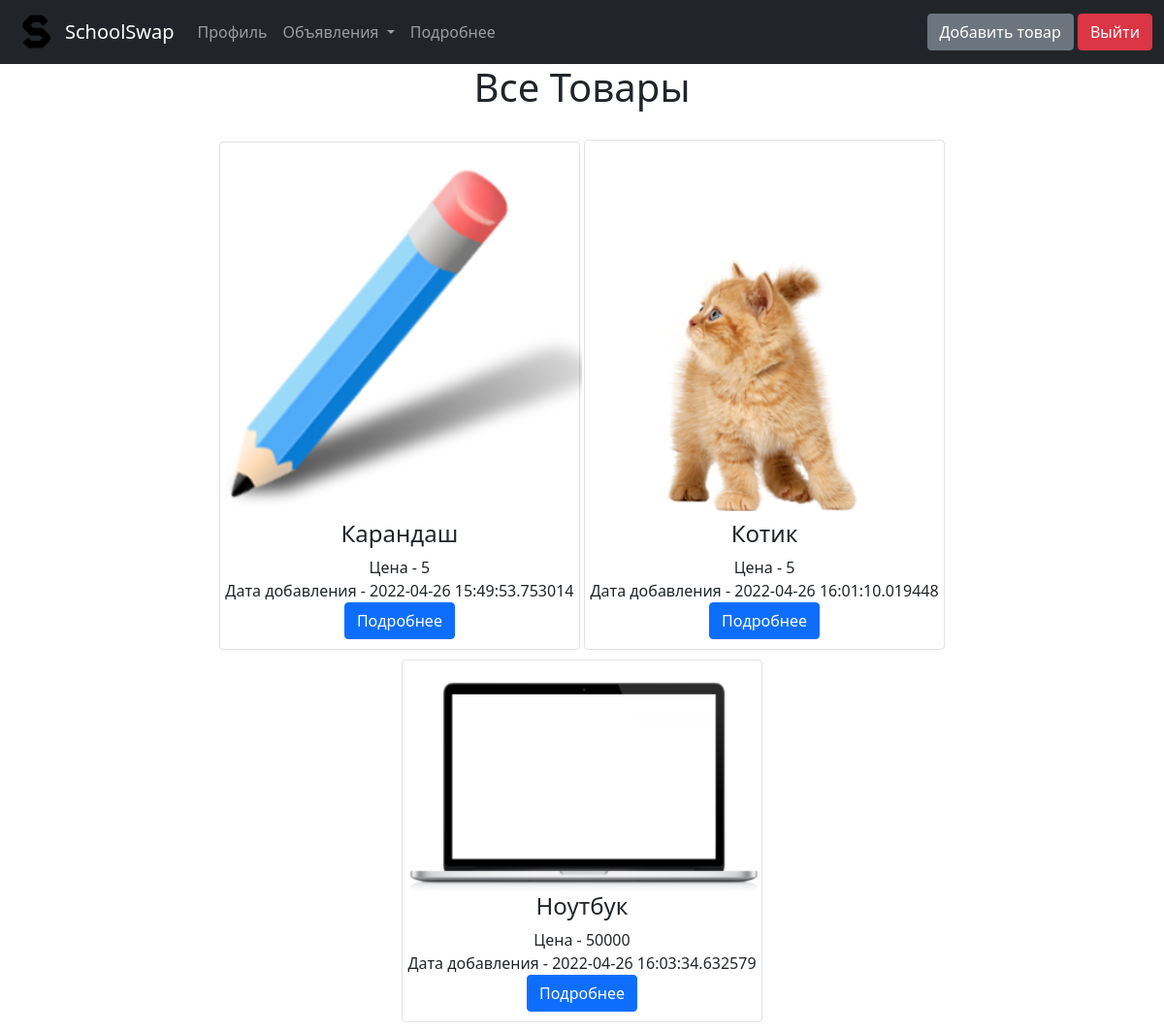
/all_goods (signed in), run on the app's committed database.
### data/goods.py (models this page shows, shortened)
class Goods(SqlAlchemyBase, SerializerMixin):
    __tablename__ = 'goods'
    id = sqlalchemy.Column(sqlalchemy.Integer,
                           primary_key=True, autoincrement=True)
    picture = sqlalchemy.Column(sqlalchemy.String, nullable=True)
    description = sqlalchemy.Column(sqlalchemy.String, nullable=True)
    title = sqlalchemy.Column(sqlalchemy.String, nullable=True)
    created_date = sqlalchemy.Column(sqlalchemy.DateTime,
                                     default=datetime.datetime.now)
    user_id = sqlalchemy.Column(sqlalchemy.Integer,
                                sqlalchemy.ForeignKey("users.id"))
    price = sqlalchemy.Column(sqlalchemy.Integer, nullable=True)
    user = orm.relation('User')

### main.py (the view)
@app.route('/all_goods', methods=['GET', 'POST'])
@login_required
def all_goods():
    db_sess = db_session.create_session()
    goods = db_sess.query(Goods)
    if goods:
        return render_template("all_goods.html", goods=goods, title="Все объявления")
    return redirect("/my_profile")

### data/db_session.py (called while the page is built)
def create_session() -> Session:
    global __factory
    return __factory()

### main.py (called while the page is built)
@login_manager.user_loader
def load_user(user_id):
    db_sess = db_session.create_session()
    return db_sess.query(User).get(user_id)

### templates/all_goods.html
{% extends "base.html" %}
{% block content %}
<link rel="stylesheet" href="{{ url_for('static', filename='css/style.css') }}">
<h1 style="text-align: center;">Все Товары</h1>
<div class="items">
  {% for item in goods%}
  <div class="col-md-4 border rounded item">
    <img src="{{ url_for('static', filename=item.picture) }}" class="image" width="250px" height="250px">
    <h4 style="overflow: hidden;">{{item.title}}</h4>
    <div>
      Цена - {{item.price}}
    </div>
    <div>
      Дата добавления - {{item.created_date}}
    </div>
    <div>
      <a href="/goods_info/{{ item.id }}" class="btn btn-primary">
        Подробнее
      </a>
    </div>
  </div>
  {% endfor %}
</div>
{% endblock %}

### static/css/style.css (style rules this page uses)
.image { padding-top: 15px; padding-right: 15px; padding-left: 0; height: 55%; width: 105%; }
.item { padding-bottom: 10px; margin-bottom: 10px; display: inline-block; }
.items { margin-left: auto; margin-right: auto; margin-top: 30px; text-align: center; }

### data on the page
Goods: picture (picture), title "Карандаш", price "5", created_date "2022-04-26 15:49:53.753014"
Goods: picture (picture), title "Котик", price "5", created_date "2022-04-26 16:01:10.019448"
Goods: picture (picture), title "Ноутбук", price "50000", created_date "2022-04-26 16:03:34.632579"
